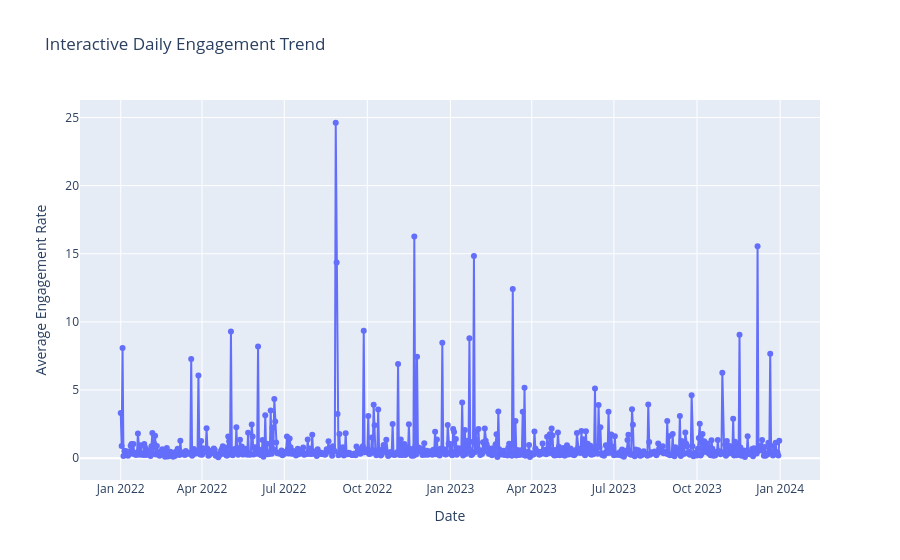

Notebook code for this chart:
### Code cell
daily_plotly = (
    df.assign(date=df["posted_at"].dt.date)
      .groupby("date", as_index=False)
      .agg(average_engagement_rate=("engagement_rate", "mean"))
)

fig = px.line(
    daily_plotly,
    x="date",
    y="average_engagement_rate",
    title="Interactive Daily Engagement Trend",
    markers=True,
    labels={
        "date": "Date",
        "average_engagement_rate": "Average Engagement Rate"
    }
)

fig.show()

### Figure 1 — Plotly figure (JSON) as saved in the notebook; plotly's stock layout.template omitted (floating-point values rounded to 4 significant figures; data arrays with more than 128 entries replaced by an {"elided": "..."} marker saying what was removed)
{"data": [{"hovertemplate": "Date=%{x}<br>Average Engagement Rate=%{y}<extra></extra>", "legendgroup": "", "line": {"color": "#636efa", "dash": "solid"}, "marker": {"symbol": "circle"}, "mode": "lines+markers", "name": "", "orientation": "v", "showlegend": false, "type": "scatter", "x": {"elided": "729 str values"}, "xaxis": "x", "y": {"elided": "729 float values"}, "yaxis": "y"}], "layout": {"legend": {"tracegroupgap": 0}, "title": {"text": "Interactive Daily Engagement Trend"}, "xaxis": {"anchor": "y", "domain": [0, 1], "title": {"text": "Date"}}, "yaxis": {"anchor": "x", "domain": [0, 1], "title": {"text": "Average Engagement Rate"}}}}
